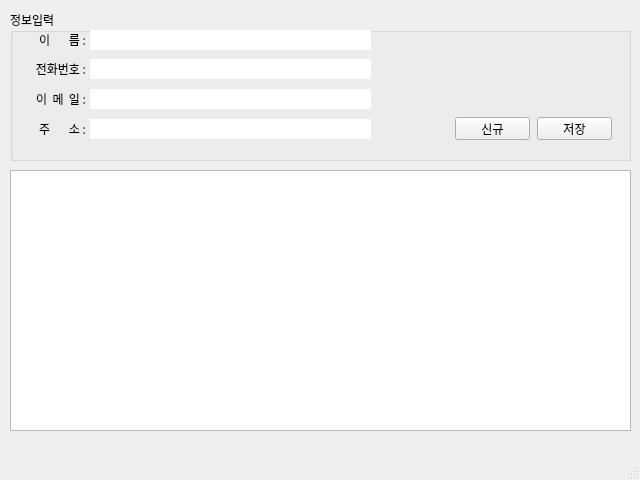
<?xml version="1.0" encoding="UTF-8"?>
<ui version="4.0">
 <class>MainWindow</class>
 <widget class="QMainWindow" name="MainWindow">
  <property name="geometry">
   <rect>
    <x>0</x>
    <y>0</y>
    <width>640</width>
    <height>480</height>
   </rect>
  </property>
  <property name="font">
   <font>
    <family>NanumSquare</family>
   </font>
  </property>
  <property name="windowTitle">
   <string>MainWindow</string>
  </property>
  <property name="autoFillBackground">
   <bool>false</bool>
  </property>
  <property name="animated">
   <bool>true</bool>
  </property>
  <property name="documentMode">
   <bool>false</bool>
  </property>
  <property name="tabShape">
   <enum>QTabWidget::Rounded</enum>
  </property>
  <property name="dockNestingEnabled">
   <bool>false</bool>
  </property>
  <property name="unifiedTitleAndToolBarOnMac">
   <bool>false</bool>
  </property>
  <widget class="QWidget" name="centralwidget">
   <widget class="QWidget" name="verticalLayoutWidget">
    <property name="geometry">
     <rect>
      <x>10</x>
      <y>10</y>
      <width>621</width>
      <height>151</height>
     </rect>
    </property>
    <layout class="QVBoxLayout" name="verticalLayout">
     <item>
      <widget class="QGroupBox" name="groupBox">
       <property name="title">
        <string>정보입력</string>
       </property>
       <widget class="QLabel" name="label">
        <property name="geometry">
         <rect>
          <x>16</x>
          <y>24</y>
          <width>60</width>
          <height>12</height>
         </rect>
        </property>
        <property name="text">
         <string>이       름 :</string>
        </property>
        <property name="alignment">
         <set>Qt::AlignRight|Qt::AlignTrailing|Qt::AlignVCenter</set>
        </property>
       </widget>
       <widget class="QLineEdit" name="txtName">
        <property name="geometry">
         <rect>
          <x>80</x>
          <y>20</y>
          <width>281</width>
          <height>20</height>
         </rect>
        </property>
        <property name="acceptDrops">
         <bool>true</bool>
        </property>
        <property name="toolTipDuration">
         <number>-1</number>
        </property>
        <property name="layoutDirection">
         <enum>Qt::LeftToRight</enum>
        </property>
        <property name="inputMethodHints">
         <set>Qt::ImhLatinOnly</set>
        </property>
        <property name="text">
         <string/>
        </property>
        <property name="frame">
         <bool>false</bool>
        </property>
       </widget>
       <widget class="QLineEdit" name="txtPhone">
        <property name="geometry">
         <rect>
          <x>80</x>
          <y>49</y>
          <width>281</width>
          <height>20</height>
         </rect>
        </property>
        <property name="acceptDrops">
         <bool>true</bool>
        </property>
        <property name="toolTipDuration">
         <number>-1</number>
        </property>
        <property name="layoutDirection">
         <enum>Qt::LeftToRight</enum>
        </property>
        <property name="inputMethodHints">
         <set>Qt::ImhFormattedNumbersOnly</set>
        </property>
        <property name="text">
         <string/>
        </property>
        <property name="frame">
         <bool>false</bool>
        </property>
       </widget>
       <widget class="QLabel" name="label_2">
        <property name="geometry">
         <rect>
          <x>16</x>
          <y>53</y>
          <width>60</width>
          <height>12</height>
         </rect>
        </property>
        <property name="text">
         <string>전화번호 :</string>
        </property>
        <property name="alignment">
         <set>Qt::AlignRight|Qt::AlignTrailing|Qt::AlignVCenter</set>
        </property>
       </widget>
       <widget class="QLineEdit" name="txtEmail">
        <property name="geometry">
         <rect>
          <x>80</x>
          <y>79</y>
          <width>281</width>
          <height>20</height>
         </rect>
        </property>
        <property name="acceptDrops">
         <bool>true</bool>
        </property>
        <property name="toolTipDuration">
         <number>-1</number>
        </property>
        <property name="layoutDirection">
         <enum>Qt::LeftToRight</enum>
        </property>
        <property name="inputMethodHints">
         <set>Qt::ImhEmailCharactersOnly</set>
        </property>
        <property name="text">
         <string/>
        </property>
        <property name="frame">
         <bool>false</bool>
        </property>
       </widget>
       <widget class="QLabel" name="label_3">
        <property name="geometry">
         <rect>
          <x>16</x>
          <y>83</y>
          <width>60</width>
          <height>12</height>
         </rect>
        </property>
        <property name="text">
         <string>이  메  일 :</string>
        </property>
        <property name="alignment">
         <set>Qt::AlignRight|Qt::AlignTrailing|Qt::AlignVCenter</set>
        </property>
       </widget>
       <widget class="QLabel" name="label_7">
        <property name="geometry">
         <rect>
          <x>16</x>
          <y>113</y>
          <width>60</width>
          <height>12</height>
         </rect>
        </property>
        <property name="text">
         <string>주       소 :</string>
        </property>
        <property name="alignment">
         <set>Qt::AlignRight|Qt::AlignTrailing|Qt::AlignVCenter</set>
        </property>
       </widget>
       <widget class="QLineEdit" name="txtAddress">
        <property name="geometry">
         <rect>
          <x>80</x>
          <y>109</y>
          <width>281</width>
          <height>20</height>
         </rect>
        </property>
        <property name="acceptDrops">
         <bool>true</bool>
        </property>
        <property name="toolTipDuration">
         <number>-1</number>
        </property>
        <property name="layoutDirection">
         <enum>Qt::LeftToRight</enum>
        </property>
        <property name="inputMethodHints">
         <set>Qt::ImhDigitsOnly|Qt::ImhLatinOnly</set>
        </property>
        <property name="text">
         <string/>
        </property>
        <property name="frame">
         <bool>false</bool>
        </property>
       </widget>
       <widget class="QPushButton" name="btnNew">
        <property name="geometry">
         <rect>
          <x>445</x>
          <y>107</y>
          <width>75</width>
          <height>23</height>
         </rect>
        </property>
        <property name="text">
         <string>신규</string>
        </property>
       </widget>
       <widget class="QPushButton" name="btnSave">
        <property name="geometry">
         <rect>
          <x>527</x>
          <y>107</y>
          <width>75</width>
          <height>23</height>
         </rect>
        </property>
        <property name="text">
         <string>저장</string>
        </property>
       </widget>
      </widget>
     </item>
    </layout>
   </widget>
   <widget class="QWidget" name="verticalLayoutWidget_2">
    <property name="geometry">
     <rect>
      <x>10</x>
      <y>170</y>
      <width>621</width>
      <height>261</height>
     </rect>
    </property>
    <layout class="QVBoxLayout" name="verticalLayout_2">
     <item>
      <widget class="QTableWidget" name="tblAddress"/>
     </item>
    </layout>
   </widget>
  </widget>
  <widget class="QMenuBar" name="menubar">
   <property name="geometry">
    <rect>
     <x>0</x>
     <y>0</y>
     <width>640</width>
     <height>19</height>
    </rect>
   </property>
  </widget>
  <widget class="QStatusBar" name="stbCurrent"/>
 </widget>
 <resources/>
 <connections/>
</ui>
